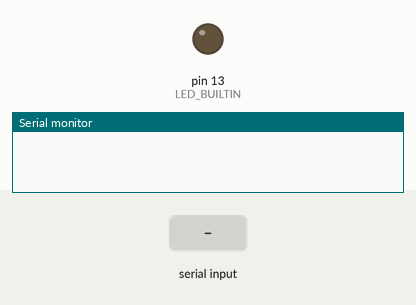
Recording of a sketch running on a simulated Arduino Uno, built with avr-gcc and run on an emulated ATmega328P. Parts: output pins drawn as LEDs (lit = HIGH), the last lines printed to the serial monitor. Inputs (shaded band) come from the test bench.

Above: at 1.2 s.
1.3 s: byte 1 (1) received over Serial
At 1.7 s:
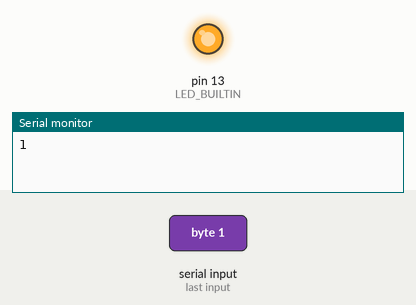
Timing chart, 0 to 4.3 s (numbered marks = the images above; inputs shaded):
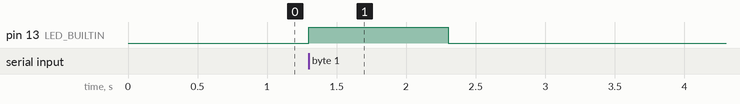

Measured:
- after the input at 1.3 s, pin 13 (LED_BUILTIN): LOW → HIGH at once, → LOW 1.0 s later

The sketch:

receiver_part1.ino
```cpp
byte code = 0;

void setup() {
  Serial.begin(9600);
  pinMode(LED_BUILTIN, OUTPUT);
}

void loop() {
  code = 0;
  if(Serial.available() > 0)
   {
      code = Serial.read();
   }
   if(code == 1)
   {
    digitalWrite(LED_BUILTIN, HIGH);
    Serial.println(code);
    delay(1000);
   }
   else
   {
    digitalWrite(LED_BUILTIN, LOW);
   }

}
```
